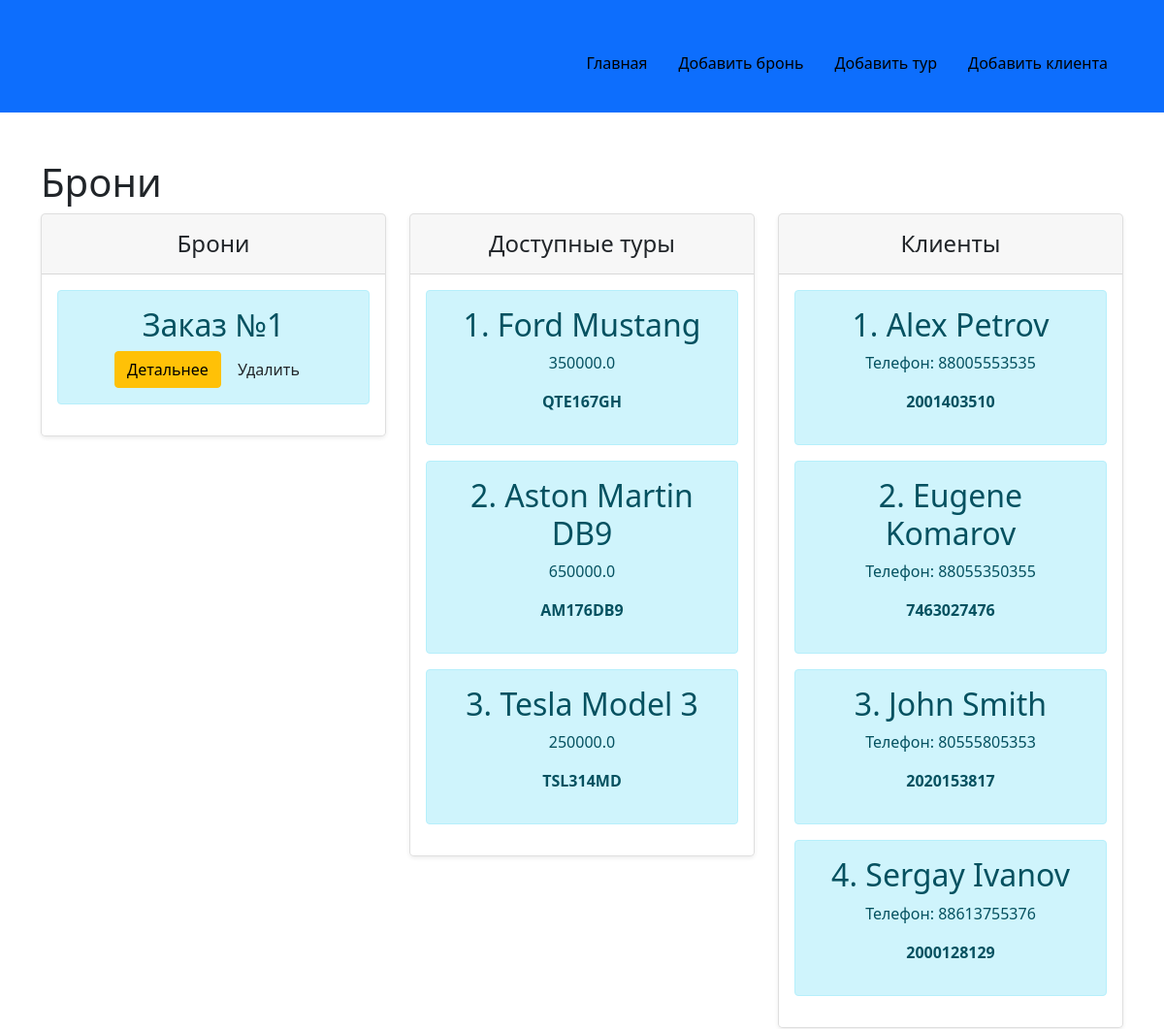
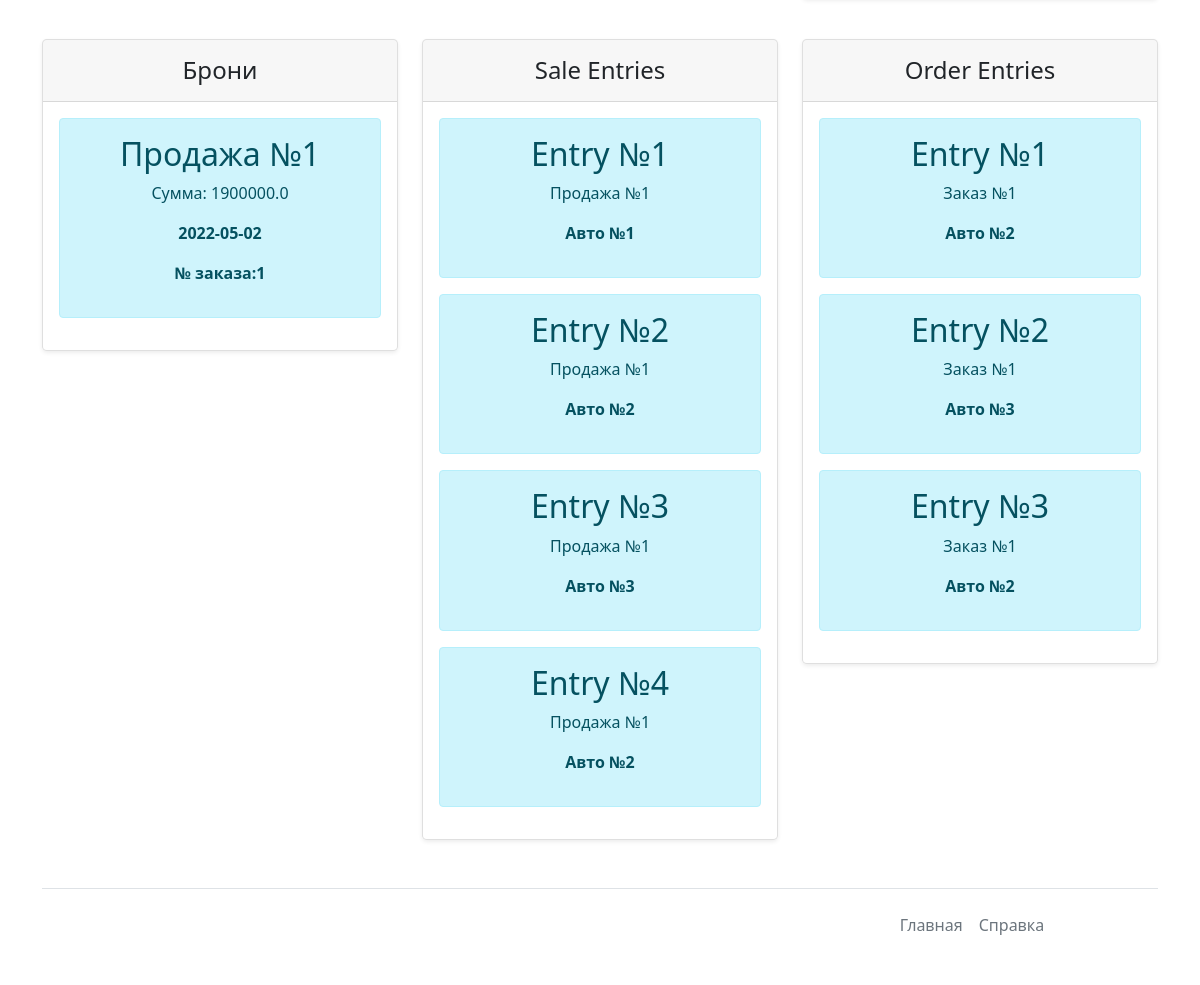
The app's page /all-tables with its own data (2 pictures, top to bottom).
### app.py (models this page shows, shortened)
class Order(db.Model):
    order_id = db.Column(db.Integer, primary_key=True)
    client_id = db.Column(db.Integer, db.ForeignKey('client.client_id'), nullable=False)
    auto_id = db.Column(db.Integer, db.ForeignKey('auto.auto_id'), nullable=False)
    order_entries = db.relationship('OrderEntry', backref='order')
    sales = db.relationship('Sale', backref='order')

class Auto(db.Model):
    auto_id = db.Column(db.Integer, primary_key=True)
    name = db.Column(db.String(70), nullable=False)
    price = db.Column(db.Float, nullable=False)
    code = db.Column(db.String(11), unique=True, nullable=False)
    manufacturer = db.Column(db.String(70), nullable=False)
    orders = db.relationship('Order', backref='auto')
    order_entries = db.relationship('OrderEntry', backref='auto')
    sale_entries = db.relationship('SaleEntry', backref='auto')

class Client(db.Model):
    client_id = db.Column(db.Integer, primary_key=True)
    name = db.Column(db.String(70), nullable=False)
    phone = db.Column(db.String(50), unique=True, nullable=False)
    code = db.Column(db.String(50), unique=True, nullable=False)
    orders = db.relationship('Order', backref='client')

class Sale(db.Model):
    sale_id = db.Column(db.Integer, primary_key=True)
    order_id = db.Column(db.Integer, db.ForeignKey('order.order_id'), nullable=False)
    sale_cost = db.Column(db.Float, nullable=False)
    sale_date = db.Column(db.Date, nullable=False, default=datetime.utcnow())
    sale_entries = db.relationship('SaleEntry', backref='sale')

class SaleEntry(db.Model):
    sale_entry_id = db.Column(db.Integer, primary_key=True)
    sale_id = db.Column(db.Integer, db.ForeignKey('sale.sale_id'), nullable=False)
    auto_id = db.Column(db.Integer, db.ForeignKey('auto.auto_id'), nullable=False)

class OrderEntry(db.Model):
    order_entry_id = db.Column(db.Integer, primary_key=True)
    order_id = db.Column(db.Integer, db.ForeignKey('order.order_id'), nullable=False)
    auto_id = db.Column(db.Integer, db.ForeignKey('auto.auto_id'), nullable=False)

### app.py (the view)
@app.route('/all-tables')
def all_tables():
    clients = Client.query.order_by(Client.client_id).all()
    autos = Auto.query.order_by(Auto.auto_id).all()
    orders = Order.query.order_by(Order.order_id).all()
    sales = Sale.query.order_by(Sale.sale_id).all()
    order_entries = OrderEntry.query.order_by(OrderEntry.order_entry_id).all()
    sale_entries = SaleEntry.query.order_by(SaleEntry.sale_entry_id).all()
    return render_template("all-tables.html",
                           clients=clients, autos=autos, orders=orders, sales=sales,
                           order_entries=order_entries, sale_entries=sale_entries)

### templates/all-tables.html (shortened to what this page needs)
{% extends "base.html" %}
{% block html_body %}
    <div class="container mt-5">
        <h1>Брони</h1>
        <div class="row row-cols-1 row-cols-md-3 mb-3 text-center">
            <div class="col">
                <div class="card mb-4 rounded-3 shadow-sm">
                    <div class="card-header py-3">
                        <h4 class="my-0 fw-normal">Брони</h4>
                    </div>
                    <div class="card-body">
                        {% if orders|length > 0 %}
                            {% for order in orders %}
                                <div class="alert alert-info">
                                    <h2>Заказ №{{ order.order_id }}</h2>
                                    <a href="/orders-list/{{ order.order_id }}/detail" class="btn btn-warning">Детальнее</a>
                                    <a href="/orders-list/{{ order.order_id }}/delete" class="btn">Удалить</a>
                                </div>
                            {% endfor %}
                        {% else %}
                            <p>У нас пока еще нет заказов</p>
                        {% endif %}
                    </div>
                </div>
            </div>
            <div class="col">
                <div class="card mb-4 rounded-3 shadow-sm">
                    <div class="card-header py-3">
                        <h4 class="my-0 fw-normal">Доступные туры</h4>
                    </div>
                    <div class="card-body">
                        {%  if autos|length > 0 %}
                            {% for auto in autos %}
                                <div class="alert alert-info">
                                    <h2>{{ auto.auto_id }}. {{ auto.name }}</h2>
                                    <p>{{ auto.price }}</p>
                                    <p><b>{{ auto.code }}</b></p>
                                </div>
                            {% endfor %}
                        {% else %}
                            <p>В каталоге пока еще ничего нет</p>
                        {% endif %}
                    </div>
                </div>
            </div>
            <div class="col">
                <div class="card mb-4 rounded-3 shadow-sm">
                    <div class="card-header py-3">
                        <h4 class="my-0 fw-normal">Клиенты</h4>
                    </div>
                    <div class="card-body">
                        {%  if clients|length > 0 %}
                            {% for client in clients %}
                                <div class="alert alert-info">
                                    <h2>{{ client.client_id }}. {{ client.name }}</h2>
                                    <p>Телефон: {{ client.phone }}</p>
                                    <p><b>{{ client.code }}</b></p>
                                </div>
                            {% endfor %}
                        {% else %}
                            <p>У нас пока еще нет клиентов</p>
                        {% endif %}
                    </div>
                </div>
            </div>
        </div>
        <div class="row row-cols-1 row-cols-md-3 mb-3 text-center">
            <div class="col">
                <div class="card mb-4 rounded-3 shadow-sm">
                    <div class="card-header py-3">
                        <h4 class="my-0 fw-normal">Брони</h4>
                    </div>
                    <div class="card-body">
                        {% if sales|length > 0 %}
                            {% for sale in sales %}
                                <div class="alert alert-info">
                                    <h2>Продажа №{{ sale.sale_id }}</h2>
                                    <p>Сумма: {{ sale.sale_cost }}</p>
                                    <p><b>{{ sale.sale_date }}</b></p>
                                    <p><b>№ заказа:{{ sale.order_id }}</b></p>
                                </div>
                            {% endfor %}
                        {% else %}
                            <p>У нас пока еще нет продаж</p>
                        {% endif %}
                    </div>
                </div>
            </div>
            <div class="col">
                <div class="card mb-4 rounded-3 shadow-sm">
                    <div class="card-header py-3">
                        <h4 class="my-0 fw-normal">Sale Entries</h4>
                    </div>
                    <div class="card-body">
                        {% if sale_entries|length > 0 %}
                            {% for entry in sale_entries %}
                                <div class="alert alert-info">
                                    <h2>Entry №{{ entry.sale_entry_id }}</h2>
                                    <p>Продажа №{{ entry.sale_id }}</p>
                                    <p><b>Авто №{{ entry.auto_id }}</b></p>
                                </div>
                            {% endfor %}
                        {% else %}
                            <p>У нас пока еще нет продаж</p>
                        {% endif %}
                    </div>
                </div>
            </div>
            <div class="col">
                <div class="card mb-4 rounded-3 shadow-sm">
                    <div class="card-header py-3">
                        <h4 class="my-0 fw-normal">Order Entries</h4>
                    </div>
                    <div class="card-body">
                        {% if order_entries|length > 0 %}
                            {% for entry in order_entries %}
                                <div class="alert alert-info">
                                    <h2>Entry №{{ entry.order_entry_id }}</h2>
                                    <p>Заказ №{{ entry.order_id }}</p>
                                    <p><b>Авто №{{ entry.auto_id }}</b></p>
                                </div>
                            {% endfor %}
                        {% else %}
                            <p>В заказах нет дополнительных автомобилей</p>
                        {% endif %}
                    </div>
                </div>
            </div>
        </div>
    </div>
{% endblock %}

### templates/base.html (shortened to what this page needs)
<!DOCTYPE html>
<html lang="en">
<head>
    <link rel="stylesheet" href="https://cdn.jsdelivr.net/npm/bootstrap@5.1.3/dist/css/bootstrap.min.css">
    <link rel="stylesheet" href="{{ url_for('static', filename = 'css/main.css') }}">
</head>
<body>
<header>
    <div class="px-3 py-2 bg-primary text-white">
      <div class="container">
        <div class="d-flex flex-wrap align-items-center justify-content-center justify-content-lg-start">
          <a href="/" class="d-flex align-items-center my-2 my-lg-0 me-lg-auto text-white text-decoration-none">
            <svg class="bi me-2" width="60" height="100" role="img" aria-label="Bootstrap"><use href="#bootstrap"></use></svg>
          </a>
          <ul class="nav col-16 col-lg-auto my-2 justify-content-center my-md-0 ">
            <li>
              <a href="/" class="nav-link text-black">
                <svg class="bi d-block mx-auto mb-1" width="10" height="10">
                    <use href="#home">
                    </use>
                </svg>
                Главная
              </a>
            </li>
            <li>
              <a href="/create-order" class="nav-link text-black">
                <svg class="bi d-block mx-auto mb-1" width="10" height="10"></svg>
                Добавить бронь
              </a>
            </li>
            <li>
              <a href="/create-auto" class="nav-link text-black">
                <svg class="bi d-block mx-auto mb-1" width="10" height="10"></svg>
                Добавить тур
              </a>
            </li>
            <li>
              <a href="/create-client" class="nav-link text-black">
                <svg class="bi d-block mx-auto mb-1" width="10" height="10"></svg>
                Добавить клиента
              </a>
            </li>
          </ul>
        </div>
      </div>
    </div>
  </header>
{% block html_body %}{% endblock %}
<div class="container">
  <footer class="d-flex flex-wrap justify-content-between align-items-center py-3 my-4 border-top">
    <a href="/" class="col-md-4 d-flex align-items-center justify-content-center mb-3 mb-md-0 me-md-auto link-dark text-black">
      <svg class="bi me-2" width="40" height="32"></svg>
    </a>
    <ul class="nav col-md-4 justify-content-center">
      <li class="nav-item"><a href="#" class="nav-link px-2 text-muted">Главная</a></li>
      <li class="nav-item"><a href="/all-tables" class="nav-link px-2 text-muted">Справка</a></li>
    </ul>
  </footer>
</div>
</body>
</html>

### records on screen
Order: order_id "1"
Auto: auto_id "1", name "Ford Mustang", price "350000.0", code "QTE167GH"
Auto: auto_id "2", name "Aston Martin DB9", price "650000.0", code "AM176DB9"
Auto: auto_id "3", name "Tesla Model 3", price "250000.0", code "TSL314MD"
Client: client_id "1", name "Alex Petrov", phone "88005553535", code "2001403510"
Client: client_id "2", name "Eugene Komarov", phone "88055350355", code "7463027476"
Client: client_id "3", name "John Smith", phone "80555805353", code "2020153817"
Client: client_id "4", name "Sergay Ivanov", phone "88613755376", code "2000128129"
Sale: sale_id "1", sale_cost "1900000.0", sale_date "2022-05-02", order_id "1"
SaleEntry: sale_entry_id "1", sale_id "1", auto_id "1"
SaleEntry: sale_entry_id "2", sale_id "1", auto_id "2"
SaleEntry: sale_entry_id "3", sale_id "1", auto_id "3"
SaleEntry: sale_entry_id "4", sale_id "1", auto_id "2"
OrderEntry: order_entry_id "1", order_id "1", auto_id "2"
OrderEntry: order_entry_id "2", order_id "1", auto_id "3"
OrderEntry: order_entry_id "3", order_id "1", auto_id "2"
